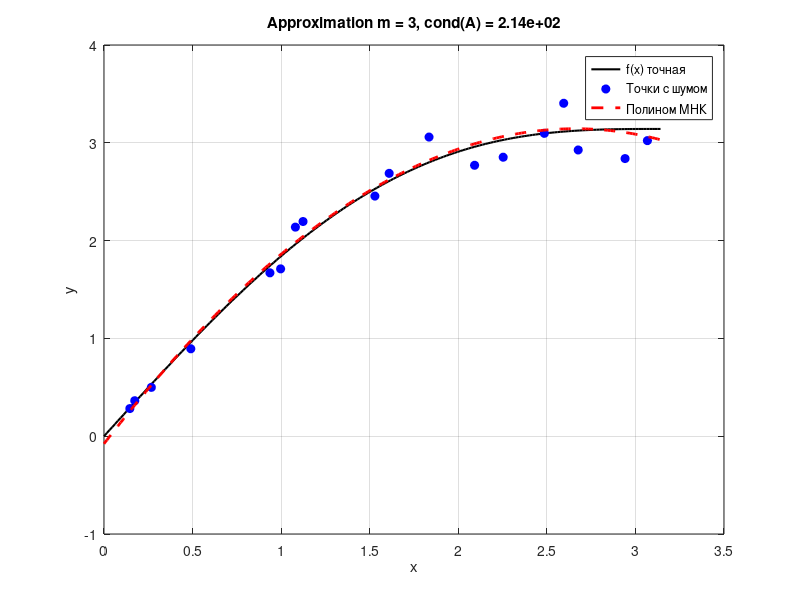
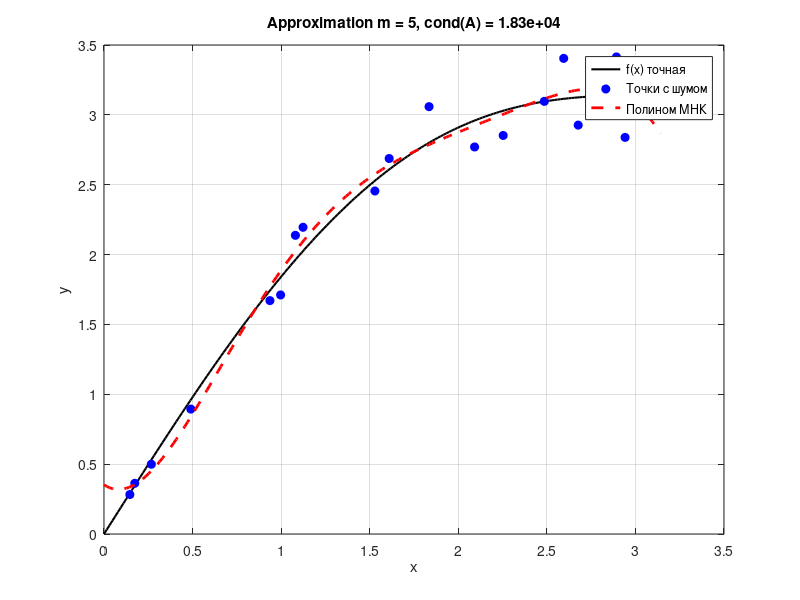
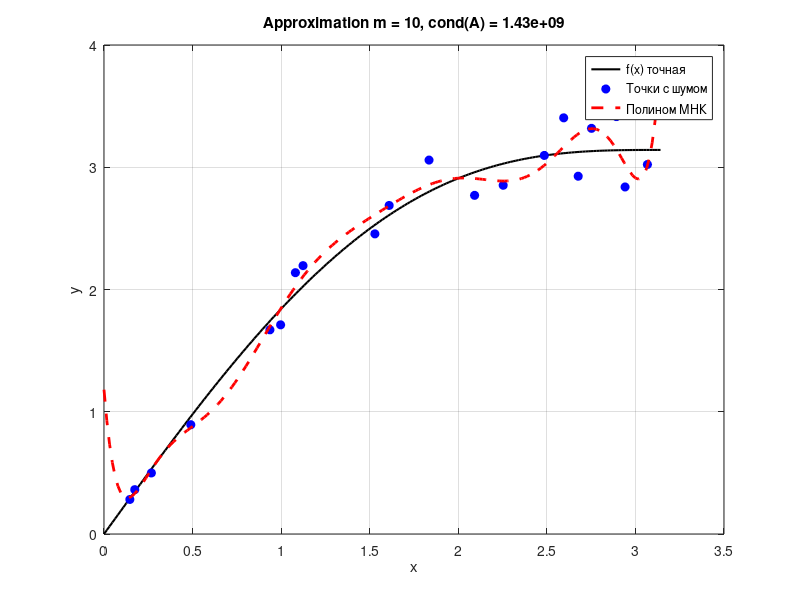

These figures' MATLAB source, in order:
function lab2_var4
    clc; close all;

    % Параметры варианта 4
    a = 0;
    b = pi;
    n = 20;
    eps_noise = 0.1;

    % Степени аппроксимирующего многочлена (из задания)
    m_list = [3, 5, 10];

    % Генерация узлов и функции
    % Случайные узлы, отсортированные по возрастанию
    x = a + rand(1, n) * (b - a);
    x = sort(x);

    % Точные значения функции
    fv_exact = f(x);

    % Добавляем шум согласно формуле в задании
    % f~(x) = f(x) + eps * rand(-1,1) * |f(x)|
    fv_noisy = fv_exact;
    for i = 1:n
        noise = eps_noise * (-1 + 2 * rand());
        fv_noisy(i) = fv_noisy(i) + noise * abs(fv_noisy(i));
    end

    fprintf('=== ВАРИАНТ 4: f(x) = x + sin(x) ===\n');
    fprintf('%-5s | %-15s\n', 'm', 'cond(A)');
    fprintf('-----------------------\n');

    % Цикл по степеням полинома
    for k = 1:length(m_list)
        m = m_list(k);

        % Формирование матрицы Вандермонда (переопределенной системы)
        % Базис: 1, x, x^2, ..., x^m
        A = zeros(n, m + 1);
        for i = 1:n
            A(i, 1) = 1;
            for j = 1:m
                A(i, j + 1) = x(i)^j;
            end
        end

        g = fv_noisy';

        % SVD разложение для анализа числа обусловленности
        [U, S, V] = svd(A);
        s_vals = diag(S);

        % Число обусловленности (max singular value / min singular value)
        condA = max(s_vals) / min(s_vals);

        fprintf('%-5d | %-15.4e\n', m, condA);

        % Решение СЛАУ методом наименьших квадратов (оператор \)
        u = A \ g;

        % Переворачиваем коэффициенты для polyval (от старшей степени к младшей)
        u_poly = u(end:-1:1);

        % Построение графиков
        figure(k);
        nn = 200; % точек для гладкого графика
        h = (b - a) / nn;
        xt = a:h:b;
        ft = f(xt);          % Точная функция на густой сетке
        fa = polyval(u_poly, xt); % Аппроксимация

        plot(xt, ft, 'k-', 'LineWidth', 1.5); hold on;
        plot(x, fv_noisy, 'bo', 'MarkerFaceColor', 'b');
        plot(xt, fa, 'r--', 'LineWidth', 2);

        title(['Approximation m = ' num2str(m) ', cond(A) = ' num2str(condA, '%.2e')]);
        legend('f(x) точная', 'Точки с шумом', 'Полином МНК');
        xlabel('x'); ylabel('y');
        grid on;
    end
end

function y = f(x)
    % Вариант 4
    y = x + sin(x);
end
